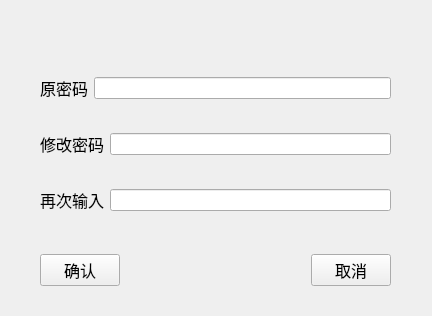
<?xml version="1.0" encoding="UTF-8"?>
<ui version="4.0">
 <class>ChangePassword</class>
 <widget class="QWidget" name="ChangePassword">
  <property name="geometry">
   <rect>
    <x>0</x>
    <y>0</y>
    <width>432</width>
    <height>316</height>
   </rect>
  </property>
  <property name="windowTitle">
   <string>Form</string>
  </property>
  <widget class="QWidget" name="">
   <property name="geometry">
    <rect>
     <x>40</x>
     <y>50</y>
     <width>351</width>
     <height>191</height>
    </rect>
   </property>
   <layout class="QVBoxLayout" name="verticalLayout">
    <item>
     <layout class="QHBoxLayout" name="horizontalLayout">
      <item>
       <widget class="QLabel" name="label">
        <property name="font">
         <font>
          <pointsize>12</pointsize>
         </font>
        </property>
        <property name="text">
         <string>原密码</string>
        </property>
       </widget>
      </item>
      <item>
       <widget class="QLineEdit" name="originLineEdit"/>
      </item>
     </layout>
    </item>
    <item>
     <layout class="QHBoxLayout" name="horizontalLayout_2">
      <item>
       <widget class="QLabel" name="label_2">
        <property name="font">
         <font>
          <pointsize>12</pointsize>
         </font>
        </property>
        <property name="text">
         <string>修改密码</string>
        </property>
       </widget>
      </item>
      <item>
       <widget class="QLineEdit" name="changeLineEdit">
        <property name="focusPolicy">
         <enum>Qt::ClickFocus</enum>
        </property>
       </widget>
      </item>
     </layout>
    </item>
    <item>
     <layout class="QHBoxLayout" name="horizontalLayout_3">
      <item>
       <widget class="QLabel" name="label_3">
        <property name="font">
         <font>
          <pointsize>12</pointsize>
         </font>
        </property>
        <property name="text">
         <string>再次输入</string>
        </property>
       </widget>
      </item>
      <item>
       <widget class="QLineEdit" name="changeAgainLineEdit"/>
      </item>
     </layout>
    </item>
   </layout>
  </widget>
  <widget class="QWidget" name="">
   <property name="geometry">
    <rect>
     <x>40</x>
     <y>250</y>
     <width>351</width>
     <height>41</height>
    </rect>
   </property>
   <layout class="QHBoxLayout" name="horizontalLayout_4">
    <item>
     <widget class="QPushButton" name="sureButton">
      <property name="font">
       <font>
        <pointsize>12</pointsize>
       </font>
      </property>
      <property name="text">
       <string>确认</string>
      </property>
     </widget>
    </item>
    <item>
     <spacer name="horizontalSpacer">
      <property name="orientation">
       <enum>Qt::Horizontal</enum>
      </property>
      <property name="sizeHint" stdset="0">
       <size>
        <width>40</width>
        <height>20</height>
       </size>
      </property>
     </spacer>
    </item>
    <item>
     <widget class="QPushButton" name="cancelButton">
      <property name="font">
       <font>
        <pointsize>12</pointsize>
       </font>
      </property>
      <property name="text">
       <string>取消</string>
      </property>
     </widget>
    </item>
   </layout>
  </widget>
 </widget>
 <resources/>
 <connections/>
</ui>
